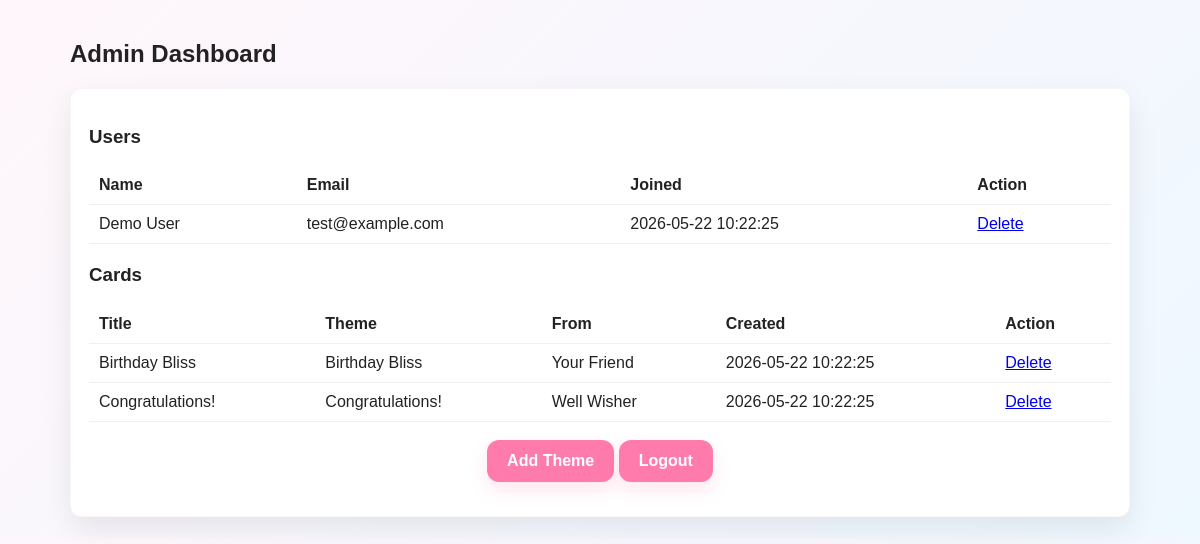
The app's page /admin_dashboard.php (signed in) with its own data.
### tables this page shows
CREATE TABLE users (
  id INT AUTO_INCREMENT PRIMARY KEY,
  name VARCHAR(150) NOT NULL,
  email VARCHAR(200) NOT NULL UNIQUE,
  password VARCHAR(255) NOT NULL,
  created_at TIMESTAMP DEFAULT CURRENT_TIMESTAMP
);

CREATE TABLE cards (
  id INT AUTO_INCREMENT PRIMARY KEY,
  user_email VARCHAR(200) NOT NULL,
  theme_id INT DEFAULT NULL,
  title VARCHAR(255),
  message_text TEXT,
  from_name VARCHAR(150),
  created_at TIMESTAMP DEFAULT CURRENT_TIMESTAMP,
  FOREIGN KEY (theme_id) REFERENCES themes(id) ON DELETE SET NULL
);

CREATE TABLE themes (
  id INT AUTO_INCREMENT PRIMARY KEY,
  name VARCHAR(150) NOT NULL
);

### admin_dashboard.php (the view, shortened to what this page needs)
<?php
require_once 'db_connect.php';
$users = $conn->query("SELECT * FROM users ORDER BY id DESC");
$cards = $conn->query("SELECT c.*, t.name AS theme_name FROM cards c LEFT JOIN themes t ON c.theme_id=t.id ORDER BY c.created_at DESC");
?>
<!doctype html><html><head><meta charset='utf-8'><meta name='viewport' content='width=device-width,initial-scale=1'><title>Admin Dashboard</title><link rel='stylesheet' href='style.css'></head><body>
<div class='wrap'><h2>Admin Dashboard</h2>
<div class='form-card'>
  <h3>Users</h3>
  <?php if($users && $users->num_rows>0){ ?>
    <table class='table'><thead><tr><th>Name</th><th>Email</th><th>Joined</th><th>Action</th></tr></thead><tbody>
    <?php while($u=$users->fetch_assoc()){ echo "<tr><td>".htmlspecialchars($u['name'])."</td><td>".htmlspecialchars($u['email'])."</td><td>".htmlspecialchars($u['created_at'])."</td><td><a class='admin-actions' href='delete_user.php?id=".$u['id']."'>Delete</a></td></tr>"; } ?>
    </tbody></table>
  <?php } else echo '<p class="small">No users yet.</p>'; ?>
  <h3 style='margin-top:20px'>Cards</h3>
  <?php if($cards && $cards->num_rows>0){ ?>
    <table class='table'><thead><tr><th>Title</th><th>Theme</th><th>From</th><th>Created</th><th>Action</th></tr></thead><tbody>
    <?php while($c=$cards->fetch_assoc()){ echo "<tr><td>".htmlspecialchars($c['title'])."</td><td>".htmlspecialchars($c['theme_name'])."</td><td>".htmlspecialchars($c['from_name'])."</td><td>".htmlspecialchars($c['created_at'])."</td><td><a class='admin-actions' href='delete_card.php?id=".$c['id']."'>Delete</a></td></tr>"; } ?>
    </tbody></table>
  <?php } else echo '<p class="small">No cards yet.</p>'; ?>
  <p class='center' style='margin-top:18px'><a class='btn' href='add_theme.php'>Add Theme</a> <a class='btn' href='logout.php'>Logout</a></p>
</div></div></body></html>

### style.css (style rules this page uses)
:root { --bg1: #fff6fb; --bg2: #eef8ff; --accent: #ff7bac; --muted: #6b6b6b; --card-shadow: 0 12px 30px rgba(18,18,18,0.08); --radius: 14px; --wrap: 1100px; --font-sans: "Poppins", Arial, sans-serif; --font-script: "Dancing Script", cursive; }
* { box-sizing:border-box }
body { font-family:var(--font-sans);margin:0;background:linear-gradient(135deg,var(--bg1),var(--bg2));color:#222 }
.wrap { max-width:var(--wrap);margin:0 auto;padding:20px }
.btn { display:inline-block;background:var(--accent);color:#fff;padding:12px 20px;border-radius:12px;text-decoration:none;font-weight:700;box-shadow:0 8px 18px rgba(255,122,167,0.18) }
.form-card { background:#fff;border-radius:12px;padding:18px;box-shadow:var(--card-shadow);border:1px solid rgba(0,0,0,0.03) }
.center { text-align:center }
.table { width:100%;border-collapse:collapse;margin-top:12px }
.table th, .table td { padding:10px;border-bottom:1px solid #f0f0f0;text-align:left }

### records on screen
users: name "Demo User", email "test@example.com", created_at "2026-05-22 10:22:25"
cards: title "Birthday Bliss", theme.name "Birthday Bliss", from_name "Your Friend", created_at "2026-05-22 10:22:25"
cards: title "Congratulations!", theme.name "Congratulations!", from_name "Well Wisher", created_at "2026-05-22 10:22:25"
